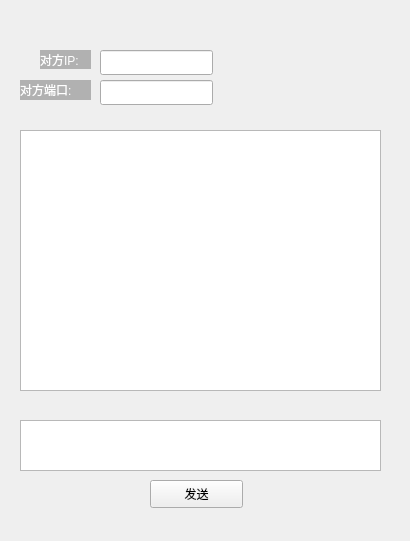
<?xml version="1.0" encoding="UTF-8"?>
<ui version="4.0">
 <class>SecondWidget</class>
 <widget class="QWidget" name="SecondWidget">
  <property name="geometry">
   <rect>
    <x>0</x>
    <y>0</y>
    <width>410</width>
    <height>541</height>
   </rect>
  </property>
  <property name="windowTitle">
   <string>端口：9999</string>
  </property>
  <widget class="QLabel" name="label">
   <property name="geometry">
    <rect>
     <x>40</x>
     <y>50</y>
     <width>51</width>
     <height>19</height>
    </rect>
   </property>
   <property name="styleSheet">
    <string notr="true">background-color: rgb(177, 177, 177);
color: rgb(255, 255, 255);
</string>
   </property>
   <property name="text">
    <string>对方IP:</string>
   </property>
  </widget>
  <widget class="QLabel" name="label_2">
   <property name="geometry">
    <rect>
     <x>20</x>
     <y>80</y>
     <width>71</width>
     <height>20</height>
    </rect>
   </property>
   <property name="styleSheet">
    <string notr="true">background-color: rgb(177, 177, 177);
color: rgb(255, 255, 255);
</string>
   </property>
   <property name="text">
    <string>对方端口:</string>
   </property>
  </widget>
  <widget class="QLineEdit" name="lineEdit_IP">
   <property name="geometry">
    <rect>
     <x>100</x>
     <y>50</y>
     <width>113</width>
     <height>25</height>
    </rect>
   </property>
  </widget>
  <widget class="QLineEdit" name="lineEdit_Port">
   <property name="geometry">
    <rect>
     <x>100</x>
     <y>80</y>
     <width>113</width>
     <height>25</height>
    </rect>
   </property>
  </widget>
  <widget class="QTextBrowser" name="textBrowser">
   <property name="geometry">
    <rect>
     <x>20</x>
     <y>130</y>
     <width>361</width>
     <height>261</height>
    </rect>
   </property>
  </widget>
  <widget class="QPushButton" name="pushButton_SendMsg">
   <property name="geometry">
    <rect>
     <x>150</x>
     <y>480</y>
     <width>93</width>
     <height>28</height>
    </rect>
   </property>
   <property name="text">
    <string>发送</string>
   </property>
  </widget>
  <widget class="QTextEdit" name="textEdit_send">
   <property name="geometry">
    <rect>
     <x>20</x>
     <y>420</y>
     <width>361</width>
     <height>51</height>
    </rect>
   </property>
  </widget>
 </widget>
 <resources/>
 <connections/>
</ui>
